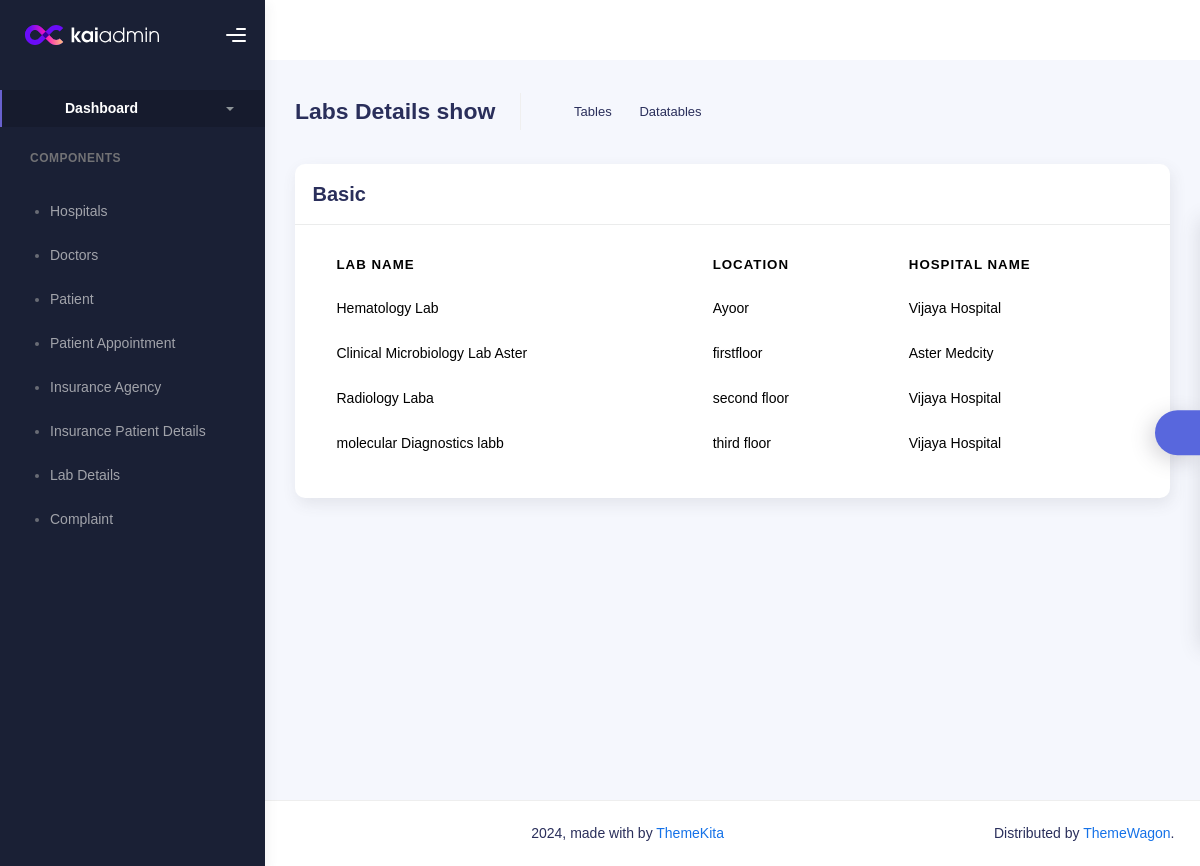
Page /labs_show_admin (signed in) on the committed database.
### hosp_app/models.py (models this page shows, shortened)
class Lab(models.Model):
    hosp_id=models.ForeignKey(Hosp,on_delete=models.CASCADE)
    loc=models.CharField(max_length=100)
    name=models.CharField(max_length=100)
    loginid=models.ForeignKey('Login',on_delete=models.CASCADE)

class Hosp(models.Model):
    name=models.CharField(max_length=100)
    address=models.CharField(max_length=100)
    dist=models.CharField(max_length=100)
    city=models.CharField(max_length=100)
    contact=models.CharField(max_length=100)
    loginid=models.ForeignKey('Login',on_delete=models.CASCADE)

### hosp_app/views.py (the view)
# urls.py: path("labs_show_admin", views.labs_show_admin, name="labs_show_admin"),
def labs_show_admin(request):
    if 'user_id' in request.session:
        lab_show=Lab.objects.all()
        return render(request,'labs_show_admin.html',{'lab_show':lab_show})
    else:
        return redirect('login')

### hosp_app/templates/labs_show_admin.html (shortened to what this page needs)
{% load static %}
<!DOCTYPE html>
<html lang="en">
  <head>
    <link rel="stylesheet" href="{% static 'kaiadmin-lite-1.2.0/assets/css/bootstrap.min.css' %}" />
    <link rel="stylesheet" href="{% static 'kaiadmin-lite-1.2.0/assets/css/plugins.min.css' %}" />
    <link rel="stylesheet" href="{% static 'kaiadmin-lite-1.2.0/assets/css/kaiadmin.min.css' %}" />
    <link rel="stylesheet" href="{% static 'kaiadmin-lite-1.2.0/assets/css/demo.css' %}" />
  </head>
  <body>
    <div class="wrapper">
      <div class="sidebar" data-background-color="dark">
        <div class="sidebar-logo">
          <div class="logo-header" data-background-color="dark">
            <a href="../index.html" class="logo">
              <img
                src="{% static 'kaiadmin-lite-1.2.0/assets/img/kaiadmin/logo_light.svg' %}"
                alt="navbar brand"
                class="navbar-brand"
                height="20"
              />
            </a>
            <div class="nav-toggle">
              <button class="btn btn-toggle toggle-sidebar">
                <i class="gg-menu-right"></i>
              </button>
            </div>
          </div>
        </div>
        <div class="sidebar-wrapper scrollbar scrollbar-inner">
          <div class="sidebar-content">
            <ul class="nav nav-secondary">
              <ul class="nav nav-secondary">
              <li class="nav-item active">
                <a
                  data-bs-toggle="collapse"
                  href="#dashboard"
                  class="collapsed"
                  aria-expanded="false"
                >
                  <p>Dashboard</p>
                  <span class="caret"></span>
                </a>
              </li>
              <li class="nav-section">
                <h4 class="text-section">Components</h4>
              </li>
              <li class="nav-item">
                <ul class="nav nav-collapse">
                    <li>
                      <a href="hosp_reg_show">
                        <span class="sub-item">Hospitals</span>
                      </a>
                    </li>
                    <li>
                      <a href="doc_reg_show">
                        <span class="sub-item">Doctors</span>
                      </a>
                    </li>
                    <li>
                      <a href="pat_reg_show">
                        <span class="sub-item">Patient</span>
                      </a>
                    </li>
                    <li>
                      <a href="pat_appoint_show_admin">
                        <span class="sub-item">Patient Appointment</span>
                      </a>
                    </li>
                    <li>
                      <a href="ins_show_admin">
                        <span class="sub-item">Insurance Agency</span>
                      </a>
                    </li>
                    <li>
                      <a href="ins_pat_show_admin">
                        <span class="sub-item">Insurance Patient Details</span>
                      </a>
                    </li>
                    <li>
                      <a href="labs_show_admin">
                        <span class="sub-item">Lab Details</span>
                      </a>
                    </li>
                    <li>
                      <a href="admin_complaint_list">
                        <span class="sub-item">Complaint</span>
                      </a>
                    </li>
                  </ul>
              </li>
            </ul>
          </div>
        </div>
      </div>
      <div class="main-panel">
        <div class="main-header">
        </div>
        <div class="container">
          <div class="page-inner">
            <div class="page-header">
              <h3 class="fw-bold mb-3">Labs Details show</h3>
              <ul class="breadcrumbs mb-3">
                <li class="nav-item">
                  <a href="#">Tables</a>
                </li>
                <li class="nav-item">
                  <a href="#">Datatables</a>
                </li>
              </ul>
            </div>
            <div class="row">
              <div class="col-md-12">
                <div class="card">
                  <div class="card-header">
                    <h4 class="card-title">Basic</h4>
                  </div>
                  <div class="card-body">
                    <div class="table-responsive">
                      <table
                        id="basic-datatables"
                        class="display table table-striped table-hover"
                      >
                        <thead>
                          <tr>
                            <th>Lab Name</th>
                            <th>Location</th>
                            <th>Hospital Name </th>
                          </tr>
                        </thead>
                        <tfoot>
                            {% for i in lab_show %}
                          <tr>
                            <td>{{i.name}}</td>
                            <td>{{i.loc}}</td>
                            <td>{{i.hosp_id.name}}</td>
                          </tr>
                          {% endfor %}
                        </tfoot>
                      </table>
                    </div>
                  </div>
                </div>
              </div>
              </div>
              </div>
            </div>
          </div>
        </div>
        <footer class="footer">
          <div class="container-fluid d-flex justify-content-between">
            <nav class="pull-left">
              <ul class="nav">
                <li class="nav-item">
                  <a class="nav-link" href="http://www.themekita.com">
                  </a>
                </li>
                <li class="nav-item">
                  <a class="nav-link" href="#"> Help </a>
                </li>
                <li class="nav-item">
                  <a class="nav-link" href="#"> Licenses </a>
                </li>
              </ul>
            </nav>
            <div class="copyright">
              2024, made with  by
              <a href="http://www.themekita.com">ThemeKita</a>
            </div>
            <div>
              Distributed by
              <a target="_blank" href="https://themewagon.com/">ThemeWagon</a>.
            </div>
          </div>
        </footer>
      <div class="custom-template">
        <div class="custom-toggle">
        </div>
      </div>
  </body>
</html>

### hosp_app/static/kaiadmin-lite-1.2.0/assets/css/demo.css (style rules this page uses)
.custom-template { position: fixed; top: 50%; transform: translateY(-50%); right: -325px; width: 325px; height: max-content; display: block; z-index: 1; background: #ffffff; transition: all .3s; z-index: 1003; box-shadow: -1px 1px 20px rgba(69, 65, 78, 0.15); border-top-left-radius: 5px; border-bottom-left-radius: 5px; transition: all .5s; }
.custom-template .custom-toggle { position: absolute; width: 45px; height: 45px; background: #5867dd; top: 50%; left: -45px; transform: translateY(-50%); display: flex; align-items: center; justify-content: center; text-align: center; border-top-left-radius: 30px; border-bottom-left-radius: 30px; cursor: pointer; color: #ffffff; box-shadow: -5px 5px 20px rgba(69, 65, 78, 0.21); }

### rows in the picture
Lab: name "Hematology Lab", loc "Ayoor", hosp_id.name "Vijaya Hospital"
Lab: name "Clinical Microbiology Lab Aster", loc "firstfloor", hosp_id.name "Aster Medcity"
Lab: name "Radiology Laba", loc "second floor", hosp_id.name "Vijaya Hospital"
Lab: name "molecular Diagnostics labb", loc "third floor", hosp_id.name "Vijaya Hospital"
